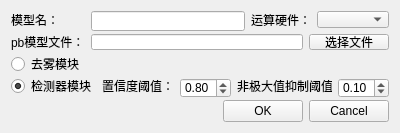
<?xml version="1.0" encoding="UTF-8"?>
<ui version="4.0">
 <class>Form</class>
 <widget class="QWidget" name="Form">
  <property name="geometry">
   <rect>
    <x>0</x>
    <y>0</y>
    <width>400</width>
    <height>133</height>
   </rect>
  </property>
  <property name="minimumSize">
   <size>
    <width>400</width>
    <height>130</height>
   </size>
  </property>
  <property name="maximumSize">
   <size>
    <width>400</width>
    <height>133</height>
   </size>
  </property>
  <property name="windowTitle">
   <string>Form</string>
  </property>
  <layout class="QVBoxLayout" name="verticalLayout">
   <item>
    <layout class="QHBoxLayout" name="horizontalLayout_5">
     <item>
      <layout class="QVBoxLayout" name="verticalLayout_4">
       <item>
        <widget class="QLabel" name="label_3">
         <property name="sizePolicy">
          <sizepolicy hsizetype="Preferred" vsizetype="Preferred">
           <horstretch>0</horstretch>
           <verstretch>0</verstretch>
          </sizepolicy>
         </property>
         <property name="text">
          <string>模型名：</string>
         </property>
        </widget>
       </item>
       <item>
        <widget class="QLabel" name="label_4">
         <property name="sizePolicy">
          <sizepolicy hsizetype="Preferred" vsizetype="Preferred">
           <horstretch>0</horstretch>
           <verstretch>0</verstretch>
          </sizepolicy>
         </property>
         <property name="text">
          <string>pb模型文件：</string>
         </property>
        </widget>
       </item>
      </layout>
     </item>
     <item>
      <layout class="QVBoxLayout" name="verticalLayout_5">
       <item>
        <layout class="QHBoxLayout" name="horizontalLayout_6">
         <item>
          <widget class="QLineEdit" name="le_name_2">
           <property name="sizePolicy">
            <sizepolicy hsizetype="Expanding" vsizetype="Preferred">
             <horstretch>0</horstretch>
             <verstretch>0</verstretch>
            </sizepolicy>
           </property>
           <property name="minimumSize">
            <size>
             <width>0</width>
             <height>20</height>
            </size>
           </property>
           <property name="maximumSize">
            <size>
             <width>180</width>
             <height>20</height>
            </size>
           </property>
          </widget>
         </item>
         <item>
          <widget class="QLabel" name="label_6">
           <property name="maximumSize">
            <size>
             <width>67</width>
             <height>16777215</height>
            </size>
           </property>
           <property name="text">
            <string>运算硬件：</string>
           </property>
           <property name="textFormat">
            <enum>Qt::AutoText</enum>
           </property>
           <property name="alignment">
            <set>Qt::AlignLeading|Qt::AlignLeft|Qt::AlignVCenter</set>
           </property>
          </widget>
         </item>
         <item>
          <widget class="QComboBox" name="le_device_2">
           <property name="maxVisibleItems">
            <number>10</number>
           </property>
           <property name="iconSize">
            <size>
             <width>12</width>
             <height>12</height>
            </size>
           </property>
           <property name="duplicatesEnabled">
            <bool>false</bool>
           </property>
           <property name="frame">
            <bool>true</bool>
           </property>
          </widget>
         </item>
        </layout>
       </item>
       <item>
        <layout class="QHBoxLayout" name="horizontalLayout_7">
         <item>
          <widget class="QLineEdit" name="le_pbPath_2">
           <property name="sizePolicy">
            <sizepolicy hsizetype="Expanding" vsizetype="Preferred">
             <horstretch>0</horstretch>
             <verstretch>0</verstretch>
            </sizepolicy>
           </property>
           <property name="maximumSize">
            <size>
             <width>16777215</width>
             <height>20</height>
            </size>
           </property>
          </widget>
         </item>
         <item>
          <widget class="QPushButton" name="pb_select_2">
           <property name="sizePolicy">
            <sizepolicy hsizetype="Minimum" vsizetype="Minimum">
             <horstretch>0</horstretch>
             <verstretch>0</verstretch>
            </sizepolicy>
           </property>
           <property name="maximumSize">
            <size>
             <width>16777215</width>
             <height>20</height>
            </size>
           </property>
           <property name="text">
            <string>选择文件</string>
           </property>
          </widget>
         </item>
        </layout>
       </item>
       <item>
        <layout class="QHBoxLayout" name="horizontalLayout_8"/>
       </item>
      </layout>
     </item>
    </layout>
   </item>
   <item>
    <layout class="QVBoxLayout" name="verticalLayout_7">
     <item>
      <widget class="QRadioButton" name="dehaze_select_2">
       <property name="text">
        <string>去雾模块</string>
       </property>
       <property name="checked">
        <bool>false</bool>
       </property>
      </widget>
     </item>
     <item>
      <layout class="QHBoxLayout" name="horizontalLayout_10">
       <item>
        <widget class="QRadioButton" name="detector_select_2">
         <property name="text">
          <string>检测器模块</string>
         </property>
         <property name="checked">
          <bool>true</bool>
         </property>
        </widget>
       </item>
       <item>
        <widget class="QLabel" name="label_9">
         <property name="sizePolicy">
          <sizepolicy hsizetype="Preferred" vsizetype="Preferred">
           <horstretch>0</horstretch>
           <verstretch>0</verstretch>
          </sizepolicy>
         </property>
         <property name="text">
          <string>置信度阈值：</string>
         </property>
        </widget>
       </item>
       <item>
        <widget class="QDoubleSpinBox" name="dsb_confidence_2">
         <property name="sizePolicy">
          <sizepolicy hsizetype="Minimum" vsizetype="Preferred">
           <horstretch>0</horstretch>
           <verstretch>0</verstretch>
          </sizepolicy>
         </property>
         <property name="minimumSize">
          <size>
           <width>0</width>
           <height>20</height>
          </size>
         </property>
         <property name="maximumSize">
          <size>
           <width>16777215</width>
           <height>20</height>
          </size>
         </property>
         <property name="maximum">
          <double>1.000000000000000</double>
         </property>
         <property name="singleStep">
          <double>0.010000000000000</double>
         </property>
         <property name="value">
          <double>0.800000000000000</double>
         </property>
        </widget>
       </item>
       <item>
        <widget class="QLabel" name="label_10">
         <property name="sizePolicy">
          <sizepolicy hsizetype="Preferred" vsizetype="Preferred">
           <horstretch>0</horstretch>
           <verstretch>0</verstretch>
          </sizepolicy>
         </property>
         <property name="text">
          <string>非极大值抑制阈值：</string>
         </property>
        </widget>
       </item>
       <item>
        <widget class="QDoubleSpinBox" name="dsb_NMS_2">
         <property name="sizePolicy">
          <sizepolicy hsizetype="Minimum" vsizetype="Preferred">
           <horstretch>0</horstretch>
           <verstretch>0</verstretch>
          </sizepolicy>
         </property>
         <property name="minimumSize">
          <size>
           <width>0</width>
           <height>20</height>
          </size>
         </property>
         <property name="maximumSize">
          <size>
           <width>16777215</width>
           <height>20</height>
          </size>
         </property>
         <property name="maximum">
          <double>1.000000000000000</double>
         </property>
         <property name="singleStep">
          <double>0.010000000000000</double>
         </property>
         <property name="value">
          <double>0.100000000000000</double>
         </property>
        </widget>
       </item>
      </layout>
     </item>
    </layout>
   </item>
   <item>
    <layout class="QHBoxLayout" name="horizontalLayout_11">
     <item>
      <spacer name="horizontalSpacer">
       <property name="orientation">
        <enum>Qt::Horizontal</enum>
       </property>
       <property name="sizeHint" stdset="0">
        <size>
         <width>40</width>
         <height>20</height>
        </size>
       </property>
      </spacer>
     </item>
     <item>
      <widget class="QPushButton" name="pb_OK">
       <property name="text">
        <string>OK</string>
       </property>
      </widget>
     </item>
     <item>
      <widget class="QPushButton" name="pb_Cancel">
       <property name="text">
        <string>Cancel</string>
       </property>
      </widget>
     </item>
    </layout>
   </item>
  </layout>
 </widget>
 <resources/>
 <connections/>
</ui>
